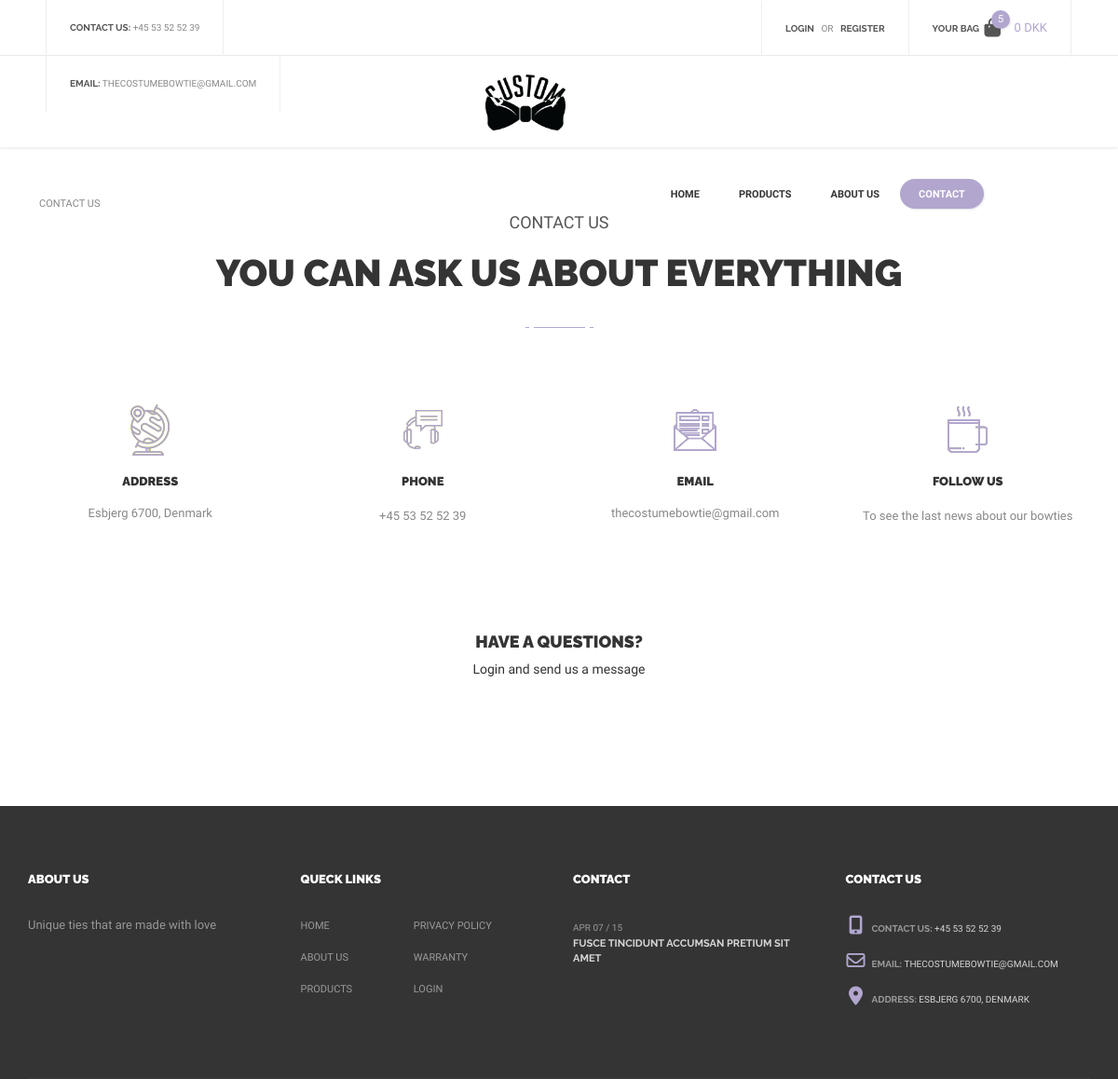
Screenshot of /Contact with the database file from the repository.
### tables this page shows
CREATE TABLE IF NOT EXISTS `frontpage` (
  `id` varchar(50) NOT NULL,
  `text` text,
  PRIMARY KEY (`id`)
);

### index.php (called while the page is built, shortened)
<?php
    $request = $_SERVER["REQUEST_URI"];
    $router = new Router($request);
    $router->get('/', 'views/frontend/Home');
    $router->get('/profile', 'views/login/profile');
    $router->get('/editProfileFunction', 'controllers/editProfile');
    $router->get('/loginFunction', 'controllers/login');
    $router->get('/signupFunction', 'controllers/signup');
    $router->get('/logoutFunction', 'controllers/logout');
    $router->get('/Product', 'views/frontend/Product');
    $router->get('/AboutUS', 'views/frontend/AboutUS');
    $router->get('/Contact', 'views/frontend/Contact');

### models/handlers/frontpageHandler.php (called while the page is built, shortened)
<?php
$rootPath = "";
require_once $rootPath . "public/dbconn.php";
require_once $rootPath . "models/sql/frontpage.php";
class FrontpageHandler extends Frontpage{
    public $db;
    public function __construct($db) {
        $this->db = $db;
    }
    public function getFrontpage(){
        $getFrontpage = $this->db->prepare($this->getAllFrontpageQuery);
        $getFrontpage->execute();
        return $getFrontpage->fetchAll();
    }
}
$FrontpageHandler = new FrontpageHandler($db);

### controllers/frontpage.php (called while the page is built, shortened)
<?php
$dataset = $FrontpageHandler->getFrontpage();
foreach($dataset as $data){
    if($data['id'] == 'phone'){
        $phone = $data['text'];
    }
    if($data['id'] == 'follow'){
        $follow = $data['text'];
    }
    if($data['id'] == 'email'){
        $email = $data['text'];
    }
    if($data['id'] == 'address'){
        $address = $data['text'];
    }
    if($data['id'] == 'nav1'){
        $nav1 = $data['text'];
    }
    if($data['id'] == 'nav2'){
        $nav2 = $data['text'];
    }
    if($data['id'] == 'nav3'){
        $nav3 = $data['text'];
    }
    if($data['id'] == 'nav4'){
        $nav4 = $data['text'];
    }
    if($data['id'] == 'aboutusSubtitle'){
        $aboutusSubtitle = $data['text'];
    }
    if($data['id'] == 'aboutusSlogan'){
        $aboutusSlogan = $data['text'];
    }
    if($data['id'] == 'contactSubtitle'){
        $contactSubtitle = $data['text'];
    }
    if($data['id'] == 'contactTitle'){
        $contactTitle = $data['text'];
    }
}

### controllers/cartManager.php (called while the page is built, shortened)
<?php
$total = 0;

### views/frontend/Contact.php (the view, shortened to what this page needs)
<?php
    $rootPath = "";
    $pageName = "Contact Us";
    require_once $rootPath . "views/frontend/partials/header.php";
    require_once $rootPath . "models/handlers/frontpageHandler.php";
    require_once $rootPath . "controllers/frontpage.php";
?>
<div class="empty-space col-xs-b35 col-md-b70"></div>
<div class="breadcrumbs SiteMap">
    <?php
    for($i = 0; $i < count($_SESSION['breadcrumbs']); $i++){
        $link = $_SESSION['breadcrumbsLinks'][$i];
        echo "<a class='breadcrumb-flex' href='$link'> ".$_SESSION['breadcrumbs'][$i]."</a>";
    }
    ?>
</div>
<div class="container">
    <div class="text-center">
        <div class="simple-article size-3 grey uppercase col-xs-b5"><?php echo $contactSubtitle ?></div>
        <div class="h2"><?php echo $contactTitle ?></div>
        <div class="title-underline center"><span></span></div>
    </div>
</div>
<div class="empty-space col-sm-b15 col-md-b50"></div>
<div class="container">
    <div class="row">
        <div class="col-sm-3">
            <div class="icon-description-shortcode style-1">
                <img class="icon" src="assets/icons/icon-25.png" alt="">
                <div class="title h6">address</div>
                <div class="description simple-article size-2"><?php echo $address ?></div>
            </div>
        </div>
        <div class="col-sm-3">
            <div class="icon-description-shortcode style-1">
                <img class="icon" src="assets/icons/icon-23.png" alt="">
                <div class="title h6">phone</div>
                <div class="description simple-article size-2" style="line-height: 26px;">
                    <a href="tel:+4553525239"><?php echo $phone ?></a>
                </div>
            </div>
        </div>
        <div class="col-sm-3">
            <div class="icon-description-shortcode style-1">
                <img class="icon" src="assets/icons/icon-28.png" alt="">
                <div class="title h6">email</div>
                <div class="description simple-article size-2"><a
                        href="mailto:thecostumebowtie@gmail.com"><?php echo $email ?></a></div>
            </div>
        </div>
        <div class="col-sm-3">
            <div class="icon-description-shortcode style-1">
                <img class="icon" src="assets/icons/icon-26.png" alt="">
                <div class="title h6">Follow us</div>
                <div class="description simple-article size-2" style="line-height: 26px;">
                      <?php echo $follow ?>
                </div>
            </div>
        </div>
    </div>
</div>
<div class="empty-space col-xs-b25 col-sm-b50"></div>
<div class="empty-space col-xs-b25 col-sm-b50"></div>
<?php
if (isset($_SESSION['name'])) {
?>
<div class="container">
    <h4 class="h4 text-center col-xs-b25">have a questions?</h4>
    <div class="row">
        <div class="col-md-10 col-md-offset-1">
            <form class="contact-form" method="POST" action="contactSubmit">
                <input type="hidden" value="true" name="validate" />
                <div class="row m5">
                    <div class="col-sm-6">
                        <input class="simple-input col-xs-b20" type="text" value="" placeholder="Name" name="name" />
                    </div>
                    <div class="col-sm-6">
                        <input class="simple-input col-xs-b20" type="text" value="" placeholder="Email" name="email" />
                    </div>
                    <div class="col-sm-6">
                        <input class="simple-input col-xs-b20" type="text" value="" placeholder="Phone" name="phone" />
                    </div>
                    <div class="col-sm-6">
                        <input class="simple-input col-xs-b20" type="text" value="" placeholder="Subject"
                            name="subject" />
                    </div>
                    <div class="col-sm-12">
                        <textarea class="simple-input col-xs-b20" placeholder="Your message" name="message"></textarea>
                    </div>
                    <div class="col-sm-12">
                        <div class="text-center">
                            <div class="button size-2 style-3">
                                <span class="button-wrapper">
                                    <span class="icon"><img src="assets/img/icon-4.png" alt=""></span>
                                    <span class="text">send message</span>
                                </span>
                                <input type="submit" />
                            </div>
                        </div>
                    </div>
                </div>
            </form>
        </div>
    </div>
</div>
<?php
    } else {
?>
<div class="container">
    <h4 class="h4 text-center col-xs-b25">have a questions?</h4>
    <p class="text-center">Login and send us a message</p>
</div>
<?php
    }
?>
<div class="empty-space col-xs-b35 col-md-b70"></div>
<div class="empty-space col-xs-b35 col-md-b70"></div>
<?php
    require_once $rootPath . "views/frontend/partials/footer.php";
?>

### views/frontend/partials/header.php (shortened to what this page needs)
<?php
    require_once $rootPath . "models/handlers/frontpageHandler.php";
    require_once $rootPath . "controllers/frontpage.php";
    require_once $rootPath . "models/handlers/ProductsHandler.php";
    require_once $rootPath . "controllers/cartManager.php";
?>
<!DOCTYPE html>
<html lang="en">
<head>
    <link href="https://cdnjs.cloudflare.com/ajax/libs/font-awesome/6.2.0/css/all.min.css" rel="stylesheet">
    <link href="<?php echo BASE_URL ?>/views/frontend/partials/css/TheCostumCSS.css" rel="stylesheet">
    <link href="<?php echo BASE_URL ?>/views/frontend/partials/css/bootstrap.extension.css" rel="stylesheet">
    <link href="<?php echo BASE_URL ?>/views/frontend/partials/css/bootstrap.min.css" rel="stylesheet">
    <link href="<?php echo BASE_URL ?>/views/frontend/partials/css/style.css" rel="stylesheet">
    <link href="<?php echo BASE_URL ?>/views/frontend/partials/css/swiper.css" rel="stylesheet">
    <link href="<?php echo BASE_URL ?>/views/frontend/partials/css/sumoselect.css" rel="stylesheet">
    <link href="<?php echo BASE_URL ?>/views/frontend/partials/css/font-awesome.min.css" rel="stylesheet">
</head>
<body>
    <div id="content-block">
        <header>
            <div class="header-top">
                <div class="content-margins">
                    <div class="row">
                        <div class="col-md-5 hidden-xs hidden-sm">
                            <div class="entry">
                                <b>contact us:</b>
                                <a href="tel:+4553525239"><?php echo $phone ?></a>
                            </div>
                            <div class="entry">
                                <b>email:</b>
                                <a href="mailto:thecostumebowtie@gmail.com"><?php echo $email ?></a>
                            </div>
                        </div>
                        <div class="col-md-7 col-md-text-right">
                            <?php
                                if (!isset($_SESSION["loggedin"]) || $_SESSION["loggedin"] != true) {
                            ?>
                                    <div class="entry">
                                        <a class="open-popup" data-rel="1"><b>login</b></a>
                                        &nbsp; or &nbsp;
                                        <a class="open-popup" data-rel="2"><b>register</b></a>
                                    </div>
                            <?php
                                }
                            ?>
                            <div class="entry hidden-xs hidden-sm cart">
                                <a href="Checkout">
                                    <b class="hidden-xs">Your bag</b>
                                    <span class="cart-icon">
                                        <i class="fa fa-shopping-bag" aria-hidden="true"></i>
                                        <span class="cart-label">5</span>
                                    </span>
                                    <span class="cart-title hidden-xs"><?php echo $total ?> DKK</span>
                                </a>
                            </div>
                        </div>
                    </div>
                </div>
            </div>
            <div class="header-bottom">
                <div class="content-margins">
                    <div class="row">
                        <div class="col-xs-3 col-sm-1">
                            <a id="logo" href="/"><img src="assets/icons/logo-2.png" alt="" /></a>
                        </div>
                        <div class="col-xs-9 col-sm-11 text-right">
                            <div class="nav-wrapper">
                                <nav>
                                    <ul>
                                        <li <?php echo $pageName == "Home" ? 'class="active"' : "" ?>>
                                            <a href="/"><?php echo $nav1 ?></a>
                                        </li>
                                        <li style="margin-left: 2px;" <?php echo $pageName == "Product" ? 'class="active"' : "" ?>>
                                            <a href="Product"><?php echo $nav2 ?></a>
                                        </li>
                                        <li style="margin-left: 2px;" <?php echo $pageName == "About Us" ? 'class="active"' : "" ?>>
                                            <a href="AboutUS"><?php echo $nav3 ?></a>
                                        </li>
                                        <li style="margin-left: 2px;" <?php echo $pageName == "Contact Us" ? 'class="active"' : "" ?>>
                                            <a href="Contact"><?php echo $nav4 ?></a>
                                        </li>
                                    </ul>
                                </nav>
                            </div>
                        </div>
                    </div>
                </div>
            </div>
        </header>

### views/frontend/partials/footer.php (shortened to what this page needs)
<?php
    require_once $rootPath . "models/handlers/frontpageHandler.php";
    require_once $rootPath . "controllers/frontpage.php";
?>
<footer>
            <div class="container">
                <div class="footer-top">
                    <div class="row">
                        <div class="col-sm-6 col-md-3 col-xs-b30 col-md-b0">
                            <h6 class="h6 light"><?php echo $aboutusSubtitle ?></h6>
                            <div class="empty-space col-xs-b20"></div>
                            <div class="simple-article size-2 light fulltransparent"><?php echo $aboutusSlogan ?></div>
                            <div class="empty-space col-xs-b20"></div>
                        </div>
                        <div class="col-sm-6 col-md-3 col-xs-b30 col-md-b0">
                            <h6 class="h6 light">queck links</h6>
                            <div class="empty-space col-xs-b20"></div>
                            <div class="footer-column-links">
                                <div class="row">
                                    <div class="col-xs-6">
                                        <a href="#">home</a>
                                        <a href="#">about us</a>
                                        <a href="#">products</a>
                                    </div>
                                    <div class="col-xs-6 footer-links-2">
                                        <a href="#">privacy policy</a>
                                        <a href="#">warranty</a>
                                        <a href="#">login</a>
                                    </div>
                                </div>
                            </div>
                        </div>
                        <div class="col-sm-6 col-md-3 col-xs-b30 col-sm-b0">
                            <h6 class="h6 light">Contact</h6>
                            <div class="empty-space col-xs-b20"></div>
                            <div class="footer-post-preview clearfix">
                                <div class="description">
                                    <div class="date">apr 07 / 15</div>
                                    <a class="title">Fusce tincidunt accumsan pretium sit amet</a>
                                </div>
                            </div>
                        </div>
                        <div class="col-sm-6 col-md-3">
                            <h6 class="h6 light">Contact us</h6>
                            <div class="empty-space col-xs-b20"></div>
                                <div class="footer-contact"><i class="fa fa-mobile" aria-hidden="true"></i> contact us: <a href="tel:+4553525239"><?php echo $phone ?></a></div>
                                <div class="footer-contact"><i class="fa fa-envelope-o" aria-hidden="true"></i> email: <a href="mailto:thecostumebowtie@gmail.com"><?php echo $email ?></a></div>
                                <div class="footer-contact"><i class="fa fa-map-marker" aria-hidden="true"></i> address: <a href="#"><?php echo $address ?></a></div>
                        </div>
                    </div>
                </div>
            </div>
        </footer>
</body>
</html>

### views/frontend/partials/css/TheCostumCSS.css (style rules this page uses)
.breadcrumbs { margin-left: 20px; }
.SiteMap { margin-left: 3.5%; display: flex; }
.footer-links-2 { padding-left: 0 !important; margin-left: -10px !important; }

### rows the page displays
frontpage: text "+45 53 52 52 39"
frontpage: text "THECOSTUMEBOWTIE@GMAIL.COM", text "thecostumebowtie@gmail.com"
frontpage: text "HOME"
frontpage: text "PRODUCTS"
frontpage: text "ABOUT US"
frontpage: text "CONTACT"
frontpage: text "CONTACT US"
frontpage: text "YOU CAN ASK US ABOUT EVERYTHING"
frontpage: text "Esbjerg 6700, Denmark", text "ESBJERG 6700, DENMARK"
frontpage: text "To see the last news about our bowties"
frontpage: text "ABOUT US"
frontpage: text "Unique ties that are made with love"

### other values shown
$total "0"
$_SESSION['breadcrumbs'][$i] "CONTACT US"
